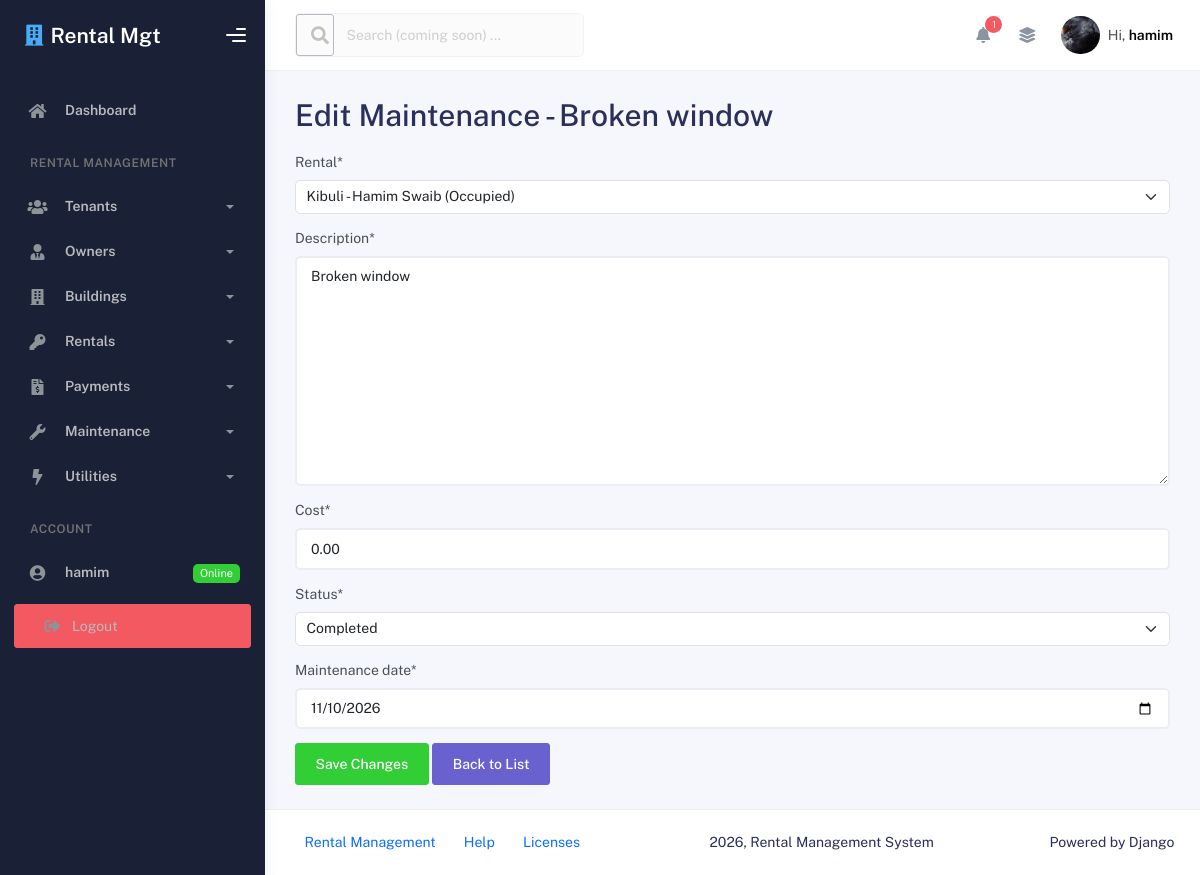
The page /edit_maintenance/2/ (signed in) on the database its author committed.
### App/models.py (models this page shows, shortened)
class Maintenance(models.Model):
    STATUS_CHOICES = [
        ('Pending', 'Pending'),
        ('In Progress', 'In Progress'),
        ('Completed', 'Completed'),
    ]
    maintenance_date = models.DateField(default=date.today)
    description = models.TextField()
    cost = models.DecimalField(max_digits=10, decimal_places=2, default=0.00)
    rental = models.ForeignKey(Rental, on_delete=models.CASCADE)
    status = models.CharField(max_length=20, choices=STATUS_CHOICES, default='Pending')
    is_read = models.BooleanField(default=False)
    created_at = models.DateTimeField(auto_now_add=True, null=True, blank=True)

class Rental(models.Model):
    STATUS_CHOICES = [
        ('V', 'Vacant'),
        ('O', 'Occupied'),
    ]
    TYPE_OPTIONS = [
        ('H','House'),
        ('A','Apartment')
    ]
    building = models.ForeignKey(Building, on_delete=models.CASCADE)
    tenant = models.ForeignKey(Tenant, on_delete=models.CASCADE, null=True, blank=True)
    start_date = models.DateField(null=True, blank=True)
    end_date = models.DateField(null=True, blank=True)
    rent_amount = models.DecimalField(max_digits=10, decimal_places=2)
    type = models.CharField(max_length=2, choices=TYPE_OPTIONS)
    status = models.CharField(max_length=2, choices=STATUS_CHOICES, default='V')
    def __str__(self):
        if self.tenant:
            return f"{self.building.address} - {self.tenant} ({self.get_status_display()})"
        return f"{self.building.address} (Vacant)"

### App/views.py (the view)
    @login_required
    def _wrapped_view(req, *args, **kwargs):
        if not (req.user.is_staff or req.user.is_superuser):
            return redirect('tenant_dashboard_page')
        return view_func(req, *args, **kwargs)

### App/forms.py
class MaintenanceForm(ModelForm):
    class Meta:
        model = Maintenance
        fields = ['rental', 'description', 'cost', 'status', 'maintenance_date']
        widgets = {
            'maintenance_date':forms.DateInput(attrs={'type':'date'}),
        }

### App/context_processors.py (called while the page is built)
def admin_notifications_processor(request):
    if not request.user.is_authenticated:
        return {}
    is_admin = request.user.is_staff or request.user.is_superuser
    context = {
        'is_admin': is_admin,
    }
    if is_admin:
        pending_requests = Maintenance.objects.filter(status='Pending').select_related(
            'rental__tenant', 'rental__building'
        ).order_by('-id')
        context['admin_notifications'] = pending_requests[:10]
        context['admin_notifications_count'] = pending_requests.count()
    else:
        tenant = getattr(request.user, 'tenant_profile', None)
        if not tenant:
            tenant = Tenant.objects.filter(email__iexact=request.user.email).first()
        context['tenant_profile'] = tenant
    return context

### App/models.py (called while the page is built)
    def __str__(self):
        return f"{self.first_name} {self.last_name}"

### App/views.py (called while the page is built)
def admin_required(view_func):
    @login_required
    def _wrapped_view(req, *args, **kwargs):
        if not (req.user.is_staff or req.user.is_superuser):
            return redirect('tenant_dashboard_page')
        return view_func(req, *args, **kwargs)
    return _wrapped_view

@admin_required
def edit_maintenance_view(req, maintenance_id):
    maintenance = get_object_or_404(Maintenance, id=maintenance_id)
    message = None
    if req.method == "POST":
        maintenance_form = MaintenanceForm(req.POST, instance=maintenance)
        if maintenance_form.is_valid():
            maintenance_form.save()
            messages.success(req, "Changes saved successfully!")
            return redirect('maintenance_list_page')
        else:
            message = "Form has Invalid data"
    else:
        maintenance_form = MaintenanceForm(instance=maintenance)
    context = {'form': maintenance_form, 'maintenance': maintenance, 'msg': message}
    return render(req, "edit_maintenance.html", context)

### App/templates/edit_maintenance.html (shortened to what this page needs)
{% extends 'base.html' %}
{% load crispy_forms_tags %}
{% block content %}
    <h1>Edit Maintenance - {{ maintenance.description }}</h1>
    <form method="POST" class="mt-3">
        {{ form|crispy }}
        <input type="submit" value="Save Changes" class="btn btn-success">
        <a href="{% url 'maintenance_list_page' %}" class="btn btn-secondary">Back to List</a>
    </form>
{% endblock content %}

### App/templates/base.html (shortened to what this page needs)
{% load static %}
<!DOCTYPE html>
<html lang="en">
<head>
    <link rel="stylesheet" href="{% static 'assets/css/bootstrap.min.css' %}" />
    <link rel="stylesheet" href="{% static 'assets/css/plugins.min.css' %}" />
    <link rel="stylesheet" href="{% static 'assets/css/kaiadmin.min.css' %}" />
</head>
<body>
    <div class="wrapper">
      <div class="sidebar" data-background-color="dark">
        <div class="sidebar-logo">
          <div class="logo-header" data-background-color="dark">
            <a href="{% url 'index_page' %}" class="logo text-white text-decoration-none d-flex align-items-center">
              <i class="fas fa-building text-info me-2 fs-4"></i>
              <span class="fw-bold fs-4 text-white">Rental Mgt</span>
            </a>
            <div class="nav-toggle">
              <button class="btn btn-toggle toggle-sidebar">
                <i class="gg-menu-right"></i>
              </button>
            </div>
          </div>
        </div>
        <div class="sidebar-wrapper scrollbar scrollbar-inner">
          <div class="sidebar-content">
            <ul class="nav nav-secondary">
              <li class="nav-item">
                <a href="{% url 'index_page' %}">
                  <i class="fas fa-home"></i>
                  <p>Dashboard</p>
                </a>
              </li>
              <li class="nav-section">
                <h4 class="text-section">Rental Management</h4>
              </li>
              <li class="nav-item">
                <a data-bs-toggle="collapse" href="#tenantsMenu">
                  <i class="fas fa-users"></i>
                  <p>Tenants</p>
                  <span class="caret"></span>
                </a>
              </li>
              <li class="nav-item">
                <a data-bs-toggle="collapse" href="#ownersMenu">
                  <i class="fas fa-user-tie"></i>
                  <p>Owners</p>
                  <span class="caret"></span>
                </a>
              </li>
              <li class="nav-item">
                <a data-bs-toggle="collapse" href="#buildingsMenu">
                  <i class="fas fa-building"></i>
                  <p>Buildings</p>
                  <span class="caret"></span>
                </a>
              </li>
              <li class="nav-item">
                <a data-bs-toggle="collapse" href="#rentalsMenu">
                  <i class="fas fa-key"></i>
                  <p>Rentals</p>
                  <span class="caret"></span>
                </a>
              </li>
              <li class="nav-item">
                <a data-bs-toggle="collapse" href="#paymentsMenu">
                  <i class="fas fa-file-invoice-dollar"></i>
                  <p>Payments</p>
                  <span class="caret"></span>
                </a>
              </li>
              <li class="nav-item">
                <a data-bs-toggle="collapse" href="#maintenanceMenu">
                  <i class="fas fa-wrench"></i>
                  <p>Maintenance</p>
                  <span class="caret"></span>
                </a>
              </li>
              <li class="nav-item">
                <a data-bs-toggle="collapse" href="#utilitiesMenu">
                  <i class="fas fa-bolt"></i>
                  <p>Utilities</p>
                  <span class="caret"></span>
                </a>
              </li>
              <li class="nav-section">
                <h4 class="text-section">Account</h4>
              </li>
              {% if user.is_authenticated %}
                <li class="nav-item">
                  <a href="#">
                    <i class="fas fa-user-circle"></i>
                    <p>{{ user.username }}</p>
                    <span class="badge badge-success">Online</span>
                  </a>
                </li>
                <li class="nav-item px-3 py-2">
                  <a href="{% url 'logout' %}" class="btn btn-danger btn-sm w-100 text-start text-white text-decoration-none">
                    <i class="fas fa-sign-out-alt me-2"></i> Logout
                  </a>
                </li>
              {% endif %}
            </ul>
          </div>
        </div>
      </div>
      <div class="main-panel">
        <div class="main-header">
          <nav
            class="navbar navbar-header navbar-header-transparent navbar-expand-lg border-bottom"
          >
            <div class="container-fluid">
              <nav
                class="navbar navbar-header-left navbar-expand-lg navbar-form nav-search p-0 d-none d-lg-flex"
              >
                <div class="input-group opacity-50" title="Search coming soon">
                  <div class="input-group-prepend">
                    <button type="button" class="btn btn-search pe-1" disabled>
                      <i class="fa fa-search search-icon"></i>
                    </button>
                  </div>
                  <input
                    type="text"
                    placeholder="Search (coming soon) ..."
                    class="form-control"
                    disabled
                  />
                </div>
              </nav>
              <ul class="navbar-nav topbar-nav ms-md-auto align-items-center">
                <li class="nav-item topbar-icon dropdown hidden-caret">
                  <a
                    class="nav-link dropdown-toggle"
                    href="#"
                    id="notifDropdown"
                    role="button"
                    data-bs-toggle="dropdown"
                    aria-haspopup="true"
                    aria-expanded="false"
                  >
                    <i class="fa fa-bell"></i>
                    {% if admin_notifications_count > 0 %}
                      <span class="notification bg-danger">{{ admin_notifications_count }}</span>
                    {% endif %}
                  </a>
                </li>
                <li class="nav-item topbar-icon dropdown hidden-caret">
                  <a
                    class="nav-link"
                    data-bs-toggle="dropdown"
                    href="#"
                    aria-expanded="false"
                  >
                    <i class="fas fa-layer-group"></i>
                  </a>
                </li>
                <li class="nav-item topbar-user dropdown hidden-caret">
                  <a
                    class="dropdown-toggle profile-pic"
                    data-bs-toggle="dropdown"
                    href="#"
                    aria-expanded="false"
                  >
                    <div class="avatar-sm">
                      <img
                        src="{% static 'assets/img/halo pic 1.jpg' %}"
                        alt="..."
                        class="avatar-img rounded-circle"
                      />
                    </div>
                    <span class="profile-username">
                      <span class="op-7">Hi,</span>
                      <span class="fw-bold">{{ user.username|default:"Guest" }}</span>
                    </span>
                  </a>
                </li>
              </ul>
            </div>
          </nav>
        </div>
        <div class="container">
          <div class="page-inner">
            {% block content %}
            {% endblock content %}
          </div>
        </div>
        <footer class="footer">
          <div class="container-fluid d-flex justify-content-between">
            <nav class="pull-left">
              <ul class="nav">
                <li class="nav-item">
                  <a class="nav-link" href="{% url 'index_page' %}">
                    Rental Management
                  </a>
                </li>
                <li class="nav-item">
                  <a class="nav-link" href="#"> Help </a>
                </li>
                <li class="nav-item">
                  <a class="nav-link" href="#"> Licenses </a>
                </li>
              </ul>
            </nav>
            <div class="copyright">
              2026, Rental Management System
            </div>
            <div>
              Powered by Django
            </div>
          </div>
        </footer>
      </div>
    </div>
</body>
</html>

### rows shown on the page
Maintenance: description "Broken window", rental "Kibuli - Hamim Swaib (Occupied)", cost "0.00", maintenance_date "11/10/2026"
Rental: status "Completed"

### other values the page prints
{{ user.username }} "hamim"
{{ admin_notifications_count }} "1"
{{ user.username|default:"Guest" }} "hamim"
